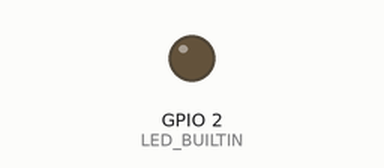
This sketch was run on a simulated ESP32. Shown: output pins drawn as LEDs (lit = HIGH).

Above: at 1.1 s.
At 10.2 s:
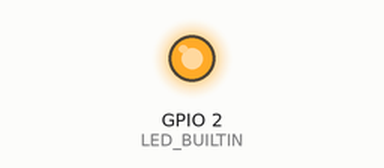
Timing chart, 0 to 12.7 s (numbered marks = the images above):
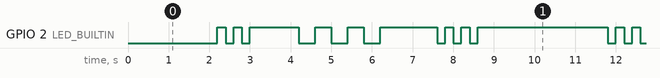

Measured:
- by itself, GPIO 2 (LED_BUILTIN): repeats every 9.8 s: LOW 0.20 s, HIGH 0.20 s, LOW 0.20 s, HIGH 1.2 s, 2 × (LOW 0.40 s, HIGH 0.40 s), LOW 0.40 s, HIGH 1.4 s, 2 × (LOW 0.20 s, HIGH 0.20 s), LOW 0.20 s, HIGH 3.2 s, LOW 0.20 s, HIGH 0.20 s
- by itself, everything shown: repeats every 9.8 s, in 18 steps

The sketch:

SOS_fonctionDelai.ino
```cpp
/*
  SOS:
  https://www.youtube.com/watch?v=k8m8R4x0Mgk
  https://www.museedelaguerre.ca/cwm/exhibitions/navy/pdf/5-b-7_messageenmorse-f.pdf
  3 points/ 3 traits/ 3 points  pause 1s
  la led interne doit clignoter:
  3x rapidement, 3x lentement, 3x rapidement

  Esp3286 LOW/HIGH

  pas de notion de sous programme - juste des fonctions

*/
int delai = 200 ; // 0,2s
// the setup function runs once when you press reset or power the board
void setup() {
  // initialize digital pin LED_BUILTIN as an output.

  pinMode(LED_BUILTIN, OUTPUT);
  //  digitalWrite(LED_BUILTIN, LOW);    // ESP12 allume led
}


void  S(int tempo){
 // S ...
  digitalWrite(LED_BUILTIN, LOW);   // turn the LED on (LOW is the voltage level)
  delay(tempo);                       // wait for a second
  digitalWrite(LED_BUILTIN, HIGH);    // turn the LED off by making the voltage HIGH
  delay(tempo);                       // wait for a second
  digitalWrite(LED_BUILTIN, LOW);   // turn the LED on (LOW is the voltage level)
  delay(tempo);                       // wait for a second
  digitalWrite(LED_BUILTIN, HIGH);    // turn the LED off by making the voltage HIGH
  delay(tempo);                       // wait for a second
  digitalWrite(LED_BUILTIN, LOW);   // turn the LED on (LOW is the voltage level)
  delay(tempo);                       // wait for a second
  digitalWrite(LED_BUILTIN, HIGH);    // turn the LED off by making the voltage HIGH
  delay(tempo);                       // wait for a second

  delay(1000); //  1s
}

void  O(int tempo){
  // O ---
  digitalWrite(LED_BUILTIN, LOW);   // turn the LED on (LOW is the voltage level)
  delay(tempo*2);                       // wait for a second
  digitalWrite(LED_BUILTIN, HIGH);    // turn the LED off by making the voltage HIGH
  delay(tempo*2);                       // wait for a second
  digitalWrite(LED_BUILTIN, LOW);   // turn the LED on (LOW is the voltage level)
  delay(tempo*2);                       // wait for a second
  digitalWrite(LED_BUILTIN, HIGH);    // turn the LED off by making the voltage HIGH
  delay(tempo*2);                       // wait for a second
  digitalWrite(LED_BUILTIN, LOW);   // turn the LED on (LOW is the voltage level)
  delay(tempo*2);                       // wait for a second
  digitalWrite(LED_BUILTIN, HIGH);    // turn the LED off by making the voltage HIGH
  delay(tempo*2);                       // wait for a second

  delay(1000); //  1s
}

// the loop function runs over and over again forever
void loop() {
   delay(2000);
   S(delai);
   O(delai);
   S(delai);

}
```
